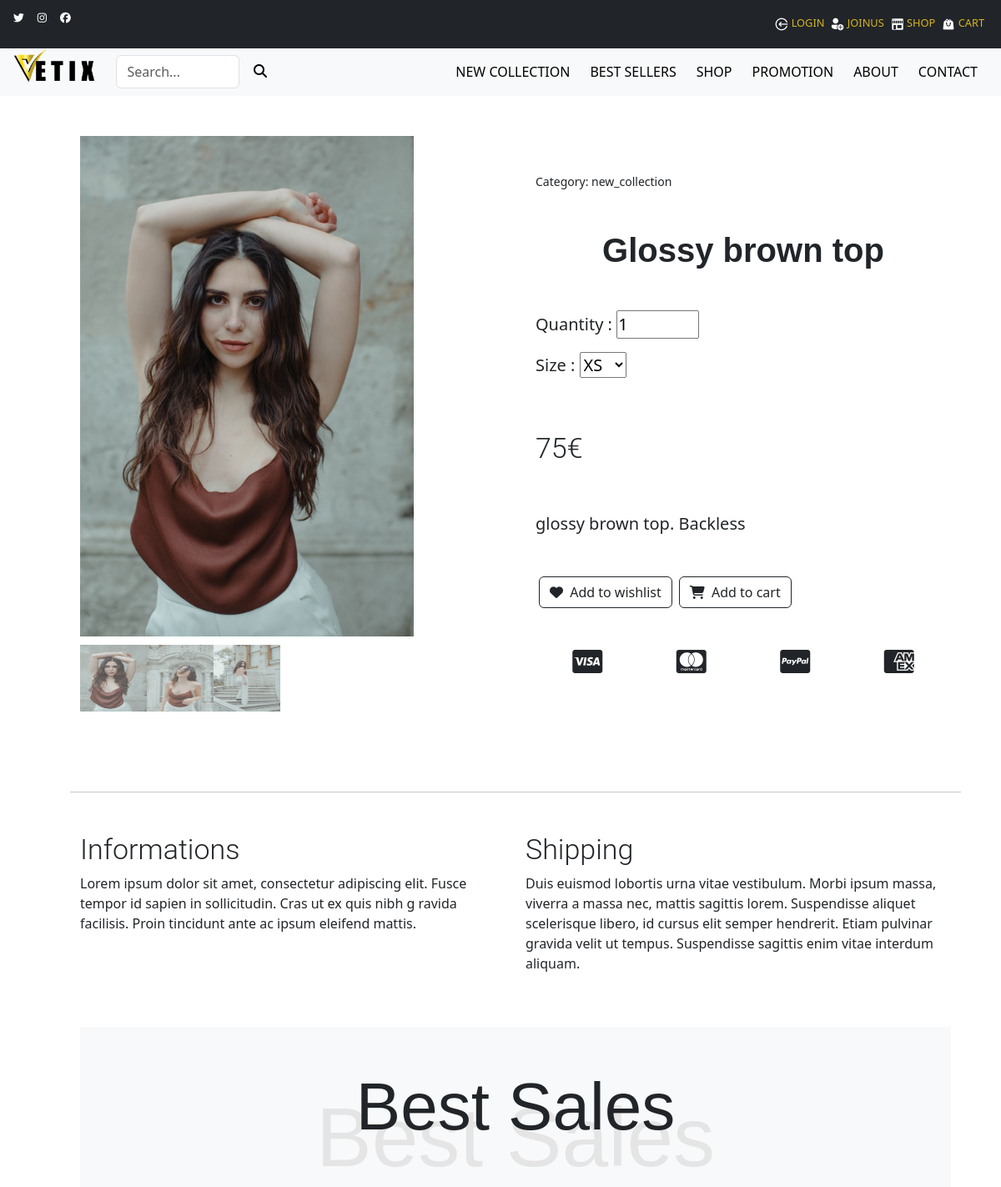
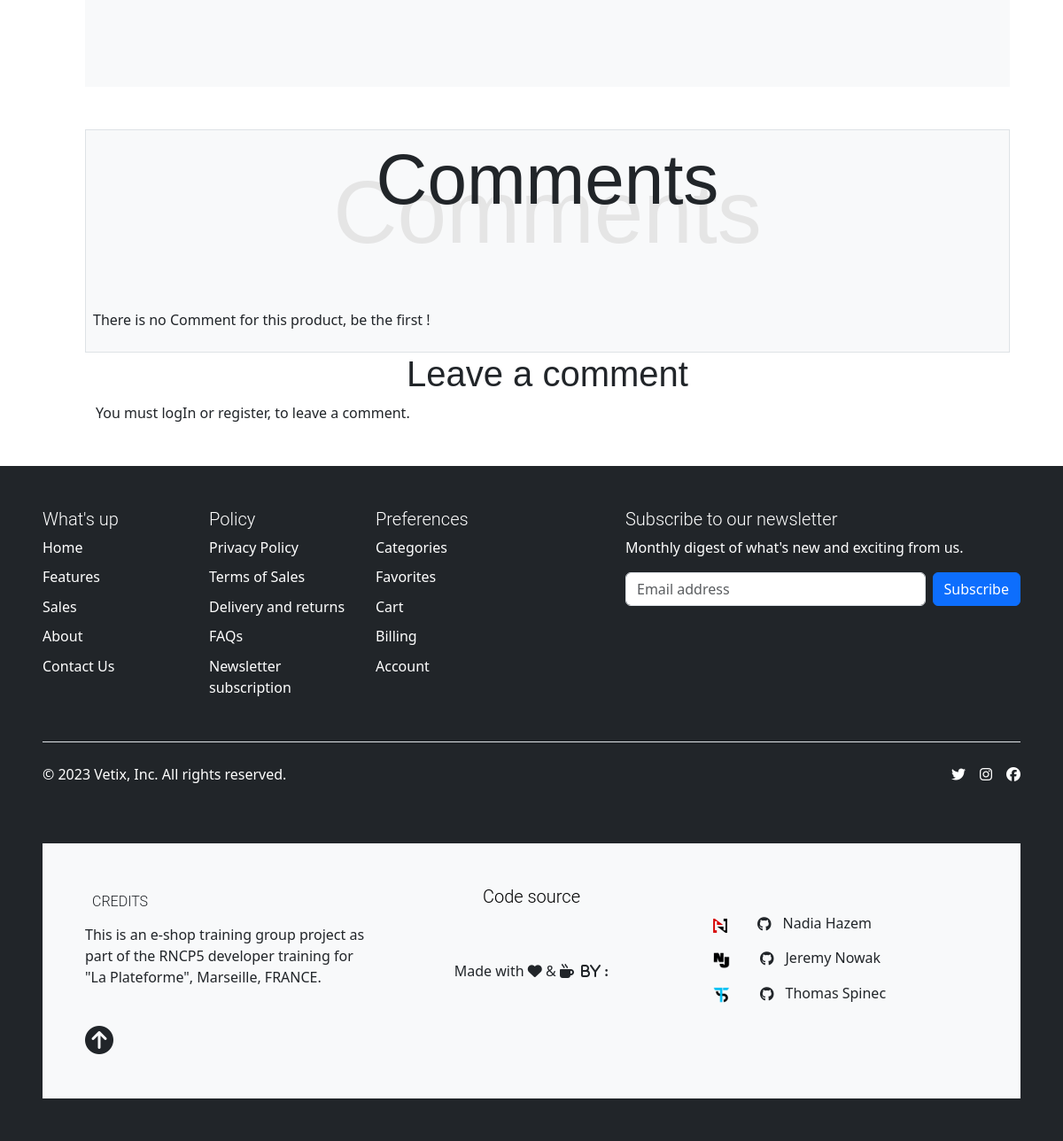
Screenshot of /product.php?id=29 with the database file from the repository (2 pictures, top to bottom).
### tables this page shows
CREATE TABLE IF NOT EXISTS `product` (
  `id_product` int(11) NOT NULL AUTO_INCREMENT,
  `title` varchar(255) NOT NULL,
  `description` text NOT NULL,
  `image` varchar(255) NOT NULL,
  `image_1` varchar(255) NOT NULL,
  `image_2` varchar(255) NOT NULL,
  `price` int(11) NOT NULL,
  `best_sellers` tinyint(1) NOT NULL DEFAULT '0',
  `new_collection` tinyint(1) NOT NULL DEFAULT '0',
  `promotion` tinyint(1) NOT NULL DEFAULT '0',
  `promotion_percentage` int(11) DEFAULT NULL,
  PRIMARY KEY (`id_product`)
);

CREATE TABLE IF NOT EXISTS `category` (
  `id_category` int(11) NOT NULL AUTO_INCREMENT,
  `name` varchar(255) NOT NULL,
  PRIMARY KEY (`id_category`)
);

### inc/class/Model.php (called while the page is built, shortened)
<?php
abstract class Model
{
    public function __construct()
    {
        $host = 'localhost';
        $dbname = 'boutique';
        $dbUser = 'root';
        $dbPass = '';
        try {
            $this->bdd = new PDO("mysql:host=$host;dbname=$dbname;charset=utf8", $dbUser, $dbPass);
        } catch (PDOException $e) {
            echo "Erreur : " . $e->getMessage();
            die();
        }
    }
}

### inc/class/Product.php (called while the page is built, shortened)
<?php
require_once "Model.php";
class Product extends Model
{
    protected $bdd;
    protected $tablename = "product";
    public function getProductInfo($id)
    {
        $query = $this->bdd->prepare("SELECT * FROM $this->tablename WHERE id_product = :id");
        $query->execute([':id' => $id]);
        $result = $query->fetch(PDO::FETCH_ASSOC);
        return $result;
    }
    public function getCategoryName($id)
    {
        $query = $this->bdd->prepare("SELECT name FROM category INNER JOIN link_categ ON category.id_category = link_categ.id_categ WHERE link_categ.id_product = :id");
        $query->execute([':id' => $id]);
        $result = $query->fetch(PDO::FETCH_ASSOC);
        if ($result) {
            return $result['name'];
        } else {
            return 'not ok';
        }
    }
}

### inc/class/Comment.php (called while the page is built, shortened)
<?php
require_once "Model.php";
class Comment extends Model {
    protected $bdd;
    public function getComments($id)
    {
        $id = (int)$id;
        $request = "SELECT comment.*, DATE_FORMAT(comment.date, '- %d %m %Y %H:%i -') as date, user.login as author
        FROM comment
        INNER JOIN user ON comment.id_user = user.id_user
        WHERE comment.id_product = :id
        ORDER BY date DESC
        ";
        $select = $this->bdd->prepare($request);
        $select->execute([
            'id' => $id,
        ]);
        $comments = $select->fetchAll(PDO::FETCH_ASSOC);
        if (!$comments) {
            return null;
        } else {
            return $comments;
        }
    }
}

### inc/class/User.php (called while the page is built, shortened)
<?php
require_once 'Model.php';
class User extends Model
{
    public function isLogged()
    {
        if (isset($_SESSION['user'])) {
            return true;
        } else {
            return false;
        }
    }
}

### product.php (the view, shortened to what this page needs)
<!DOCTYPE html>
<html lang="fr">
<head>
    <link rel="stylesheet" href="inc/css/style.css">
    <link rel="stylesheet" href="https://cdn.jsdelivr.net/npm/bootstrap@5.3.0-alpha3/dist/css/bootstrap.min.css">
</head>
<body>
    <?php include 'inc/header.php'; ?>
    <main class="container px-5 px-lg-5 mx-5 my-5">
        <?php
        $id = $_GET['id'];
        $product_info = $product->getProductInfo($id);
        $category = $product->getCategoryName($id);
        ?>
        <div class="row gx-4 gx-lg-5 align-items-center">
            <div class="col-md-6">
                <img class="product_img" src="inc/img/shop/<?= $product_info['image'] ?>" alt="<?= $product_info['title'] ?> ">
                <div class="thumbnails">
                    <img class="thumbnail" src="inc/img/shop/<?= $product_info['image'] ?>" data-full-image="inc/img/shop/<?= $product_info['image'] ?>">
                    <?php
                    if ($product_info['image_1'] != "") { ?>
                        <img class="thumbnail" src="inc/img/shop/<?= $product_info['image_1'] ?>" data-full-image="inc/img/shop/<?= $product_info['image_1'] ?>">
                    <?php }
                    if ($product_info['image_2'] != "") { ?>
                        <img class="thumbnail" src="inc/img/shop/<?= $product_info['image_2'] ?>" data-full-image="inc/img/shop/<?= $product_info['image_2'] ?>">
                    <?php }
                    else { ?>
                        <img class="thumbnail" src="inc/img/shop/default.png" data-full-image="inc/img/shop/<?= $product_info['image'] ?>">
                    <?php } ?>
                </div>
            </div>
            <div class="col-md-6">
                <div class="small mb-5">Category: <?php echo $category; ?></div>
                <h2 class="display-5 fw-bolder my-5"><?php echo $product_info['title'] ?></h2>
                <div class="fs-5 mb-5">
                    <p class="">Quantity :
                    <input type="number" name="quantity" id="quantity" min="1" max="10" value="1"></p>
                    <p class="">Size :
                        <select name="size" id="size">
                            <option value="XS">XS</option>
                        </select></p>
                    <h3 class="py-5"><?php echo $product_info['price']; ?>€</h3>
                    <p class="lead"><?php echo $product_info['description'] ?></p>
                </div>
                <div class="d-flex mb-5">
                    <button id="add_to_wishlist" class="btn btn-outline-dark flex-shrink-0 mx-1" type="button">
                        <i class="fas fa-heart me-1"></i>
                        Add to wishlist
                    <button id="add_to_cart" class="btn btn-outline-dark flex-shrink-0 mx-1" type="button">
                        <i class="fas fa-shopping-cart me-1"></i>
                        Add to cart
                    </button>
                </div>
                <div class="d-flex mt-5 justify-content-around">
                    <i class="fab fa-2x fa-cc-visa"></i>
                    <i class="fab fa-2x fa-cc-mastercard"></i>
                    <i class="fab fa-2x fa-cc-paypal"></i>
                    <i class="fab fa-2x fa-cc-amex"></i>
                </div>
            </div>
        </div>
        <div class="row my-5">
            <hr class="my-5">
            <div class="col-md-6">
                <h3>Informations</h3>
                <p>Lorem ipsum dolor sit amet, consectetur adipiscing elit.
                Fusce tempor id sapien in sollicitudin. Cras ut ex quis nibh g
                ravida facilisis. Proin tincidunt ante ac ipsum eleifend mattis.</p>
            </div>
            <div class="col-md-6">
                <h3>Shipping</h3>
                <p>Duis euismod lobortis urna vitae vestibulum. Morbi ipsum massa, viverra a massa nec, mattis sagittis lorem. Suspendisse aliquet scelerisque libero, id cursus elit semper hendrerit. Etiam pulvinar gravida velit ut tempus. Suspendisse sagittis enim vitae interdum aliquam.</p>
            </div>
        </div>
        <section class="bg-light my-5 py-5">
            <h1>Best Sales</h1>
            <h1 class="ter">Best Sales</h1>
        </section>
        <?php $comment = new Comment(); ?>
        <section class="container bg-light border radius p-2">
            <h1>Comments</h1>
            <h1 class="ter">Comments</h1>
            <?php
            $id = $_GET['id'];
            $id = (int)$id;
            if (!is_int($id)) {
                echo "Error: id should be an integer";
            } else {
                $comments = $comment->getComments($id);
                if ($comments !== null) {
                    foreach ($comments as $c) :
                        $id = $c['id_product'];
                        $login = $c['author'];
                        $date = $c['date'];
                        $commentary = $c['comment'];
                        $subject = $c['subject'];
                        ?>
                        <div class="comment">
                            <h3><?= $subject ?></h3>
                            <small class="comment-meta">Publié le <?= $date ?> par <?= $login?></small>
                            <p><?= $commentary ?></p>
                            <hr>
                        </div>
                        <?php
                    endforeach;
                } else {
                    echo '<p>There is no Comment for this product, be the first !</p>';
                }
            }
            ?>
        </section>
        <section class="container">
            <h2>Leave a comment</h2>
            <?php
            if (!$user->isLogged()) {
                echo '<p>You must logIn or register, to leave a comment.</p>';
            }
            ?>
        </section>
    </main>
    <?php include 'inc/footer.php'; ?>
</body>
</html>

### inc/css/style.css (style rules this page uses)
* { box-sizing: border-box; margin: 0; padding: 0; }
body { font-family: 'Open Sans', sans-serif; background-color: #fff; overflow-x : hidden; }
main { margin-top: 5%!important; width: 100%; min-height: 100vh; }
.container { width: 80%; margin: 0 auto; padding: 0; }
h1 { position: relative; font-family: 'Montserrat', sans-serif; font-size: 80px!important; font-weight: 300!important; text-align: center; z-index: 2!important; }
h1.ter { font-size: 100px!important; font-weight: 300!important; text-align: center; color: #E5E5E5; margin: -80px 0 50px 0; z-index: 1!important; }
h2 { font-family: 'Montserrat', sans-serif; font-size: 40px!important; font-weight: 300!important; text-align: center; margin: 0 0 20px 0; }
h3 { font-family: 'Roboto', sans-serif; font-size: 34px!important; font-weight: 300!important; text-align: left!important; margin: 0 0 20px 0; }
.product_img { width: 100%; max-width: 400px; height: auto; margin: 0 auto; }
.thumbnails { display: flex; justify-content: flex-start; margin-top: 10px; }
.thumbnail { width: 80px; height: 80px; cursor: pointer; opacity: 0.7; transition: opacity 0.2s ease-in-out; }

### rows the page displays
product: image (picture), image_1 (picture), image_2 (picture), title "Glossy brown top", price "75", description "glossy brown top. Backless"
category: name "new_collection"
